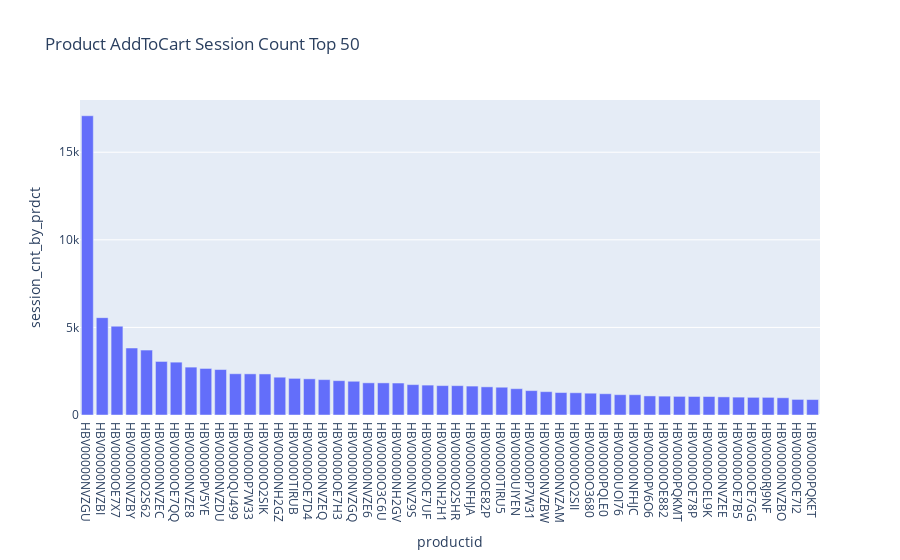

Notebook source saved alongside this figure:
### Code cell
session_cnt_by_prdct = pd.DataFrame({'session_cnt_by_prdct': events.groupby(['productid'])['sessionid'].count()})
session_cnt_by_prdct = session_cnt_by_prdct.sort_values("session_cnt_by_prdct", ascending=False).reset_index()
session_cnt_by_prdct = session_cnt_by_prdct.head(50)

import plotly.express as px
fig = px.bar(session_cnt_by_prdct, x='productid', y='session_cnt_by_prdct', title='Product AddToCart Session Count Top 50')
fig.show()

### Figure 1 — Plotly figure (JSON) as saved in the notebook; plotly's stock layout.template omitted (floating-point values rounded to 4 significant figures)
{"data": [{"alignmentgroup": "True", "hovertemplate": "productid=%{x}<br>session_cnt_by_prdct=%{y}<extra></extra>", "legendgroup": "", "marker": {"color": "#636efa", "pattern": {"shape": ""}}, "name": "", "offsetgroup": "", "orientation": "v", "showlegend": false, "textposition": "auto", "type": "bar", "x": ["HBV00000NVZGU", "HBV00000NVZBI", "HBV00000OE7X7", "HBV00000NVZBY", "HBV00000O2S62", "HBV00000NVZEC", "HBV00000OE7QQ", "HBV00000NVZE8", "HBV00000PV5YE", "HBV00000NVZDU", "HBV00000QU499", "HBV00000P7W33", "HBV00000O2SIK", "HBV00000NH2GZ", "HBV00000TIRUB", "HBV00000OE7D4", "HBV00000NVZEQ", "HBV00000OE7H3", "HBV00000NVZGQ", "HBV00000NVZE6", "HBV00000O3C6U", "HBV00000NH2GV", "HBV00000NVZ9S", "HBV00000OE7UF", "HBV00000NH2H1", "HBV00000O2SHR", "HBV00000NFHJA", "HBV00000OE82P", "HBV00000TIRU5", "HBV00000UIYEN", "HBV00000P7W31", "HBV00000NVZBW", "HBV00000NVZAM", "HBV00000O2SII", "HBV00000O3680", "HBV00000PQLE0", "HBV00000UOI76", "HBV00000NFHJC", "HBV00000PV6O6", "HBV00000OE882", "HBV00000PQKMT", "HBV00000OE78P", "HBV00000OEL9K", "HBV00000NVZEE", "HBV00000OE7B5", "HBV00000OE7GG", "HBV00000RJ9NF", "HBV00000NVZBO", "HBV00000OE7I2", "HBV00000PQKET"], "xaxis": "x", "y": [17082, 5557, 5070, 3824, 3704, 3057, 3017, 2733, 2657, 2595, 2355, 2349, 2344, 2158, 2091, 2065, 2020, 1960, 1926, 1837, 1833, 1825, 1735, 1707, 1678, 1675, 1651, 1607, 1586, 1502, 1393, 1333, 1282, 1270, 1245, 1214, 1160, 1158, 1089, 1076, 1063, 1057, 1055, 1034, 1020, 1008, 1007, 984, 890, 882], "yaxis": "y"}], "layout": {"barmode": "relative", "legend": {"tracegroupgap": 0}, "title": {"text": "Product AddToCart Session Count Top 50"}, "xaxis": {"anchor": "y", "domain": [0, 1], "title": {"text": "productid"}}, "yaxis": {"anchor": "x", "domain": [0, 1], "title": {"text": "session_cnt_by_prdct"}}}}
